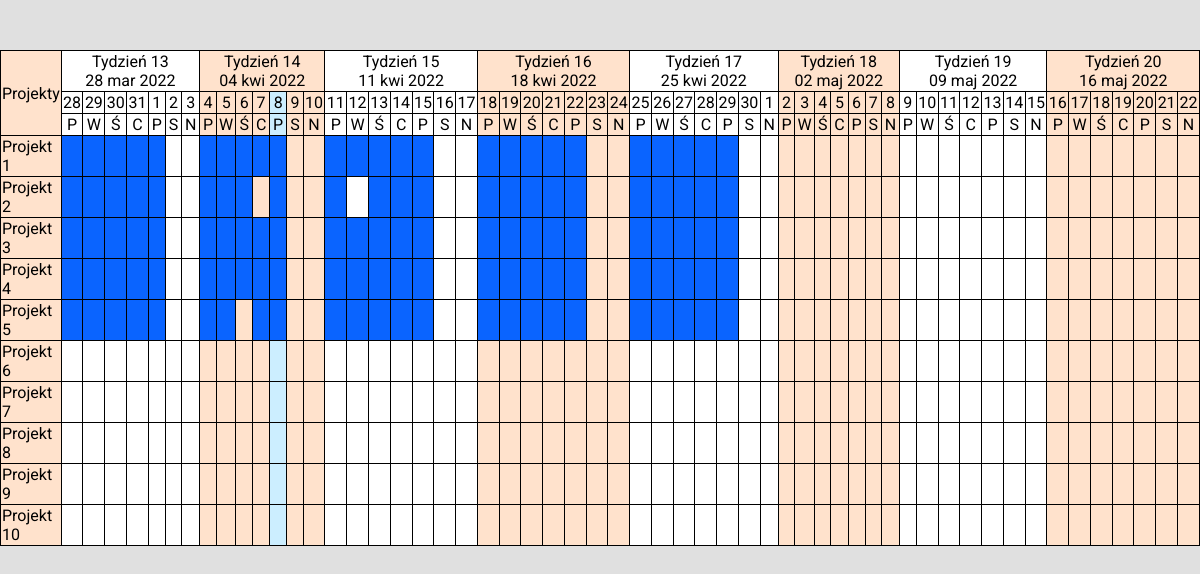
The page / on the database its author committed.
### tables this page shows
CREATE TABLE `projects` (
  `id` int(11) NOT NULL,
  `full_name` varchar(100) NOT NULL
);

### index.php (the view, shortened to what this page needs)
<?php
include('./functions.php');
?>
<!DOCTYPE html>
<html>
<head>
    <link rel="stylesheet" type="text/css" href="./assets/css/style.css">
</head>
<body>
    <?php
    function replace_month($month)
    {
        $short_month_name = substr($month,3,3);
        switch ($short_month_name)
        {
            case 'Mar':
                $short_month_name = 'mar';
                break;
            case 'Apr':
                $short_month_name = 'kwi';
                break;
            case 'May':
                $short_month_name = 'maj';
                break;
        }
        $month = substr_replace($month, $short_month_name, 3, 3);
        return $month;
    }
    $colors = ['255,255,255','255,226,204','204,238,255','10,100,255'];
    $colors_classes = ['schedule-bg-white','schedule-bg-orange','schedule-bg-lightblue','schedule-bg-blue'];
    $days_initials = ['P','W','Ś','C','P','S','N'];
    ?>
    <div class="report-main grafik-main">
        <table class="grafik-table">
        <?php
            $diff = (date("N")-1)+7;
            $first_day_of_this_week = date('Y-m-d',strtotime("-$diff days"));
            $days_array = [];
            for ($i=0; $i<8; ++$i)
            {
                $counter = $i * 7;
                for ($j=0; $j<7; ++$j)
                {
                    array_push($days_array,date("y_m_d",strtotime("+".($counter+$j)." days", strtotime($first_day_of_this_week))));
                }
            }
            echo "<tr>";
            echo "<td rowspan='3' class='text-center' style='background-color:rgb(".$colors[1].")'>Projekty</td>";
            $week_of_the_year = new DateTime($first_day_of_this_week);
            $week_of_the_year = $week_of_the_year->format('W');
            for ($i=0; $i<8; ++$i)
            {
                $date_to_print = date("d M Y",strtotime("+".($i*7)." days",strtotime($first_day_of_this_week)));
                $date_to_print = replace_month($date_to_print);
                echo "<td class='text-center' colspan='7' style='background-color:rgb(".$colors[$i%2].")'>Tydzień ".(intval($week_of_the_year)+$i)."<br>".$date_to_print."</td>";
            }
            echo "</tr>";
            $handler = 0;
            $counter = 0;
            $counter_today = 0;
            echo "<tr>";
            foreach ($days_array as $day)
            {
                if ($counter == 7)
                {
                    $counter = 0;
                    $handler++;
                }
                if ($day == date("y_m_d"))
                {
                    echo "<td class='grafik-table-day text-center ".$colors_classes[2]."'>".(intval(substr($day,strlen($day)-2,2)))."</td>";
                    $counter_today = $handler * 7 + $counter;
                }
                else
                {
                    echo "<td class='grafik-table-day text-center ".$colors_classes[$handler%2]."'>".(intval(substr($day,strlen($day)-2,2)))."</td>";
                }
                $counter++;
            }
            echo "</tr>";
            echo "<tr>";
            for ($i=0; $i<8; ++$i)
            {
                for ($j=0; $j<7; ++$j)
                {
                    if ($counter_today == ($i*7+$j))
                    {
                        echo "<td class='grafik-table-day text-center' style='background-color:rgb(".$colors[2].")'>".$days_initials[$j]."</td>";
                    }
                    else
                    {
                        echo "<td class='grafik-table-day text-center' style='background-color:rgb(".$colors[$i%2].")'>".$days_initials[$j]."</td>";
                    }
                }
            }
            echo "</tr>";
            $sql = "SELECT id, full_name FROM projects";
            $res = $schedule->query($sql);
            $found_days_array = [];
            $handler = 0;
            $counter = 0;
            $bg_color = '';
            while ($row = $res->fetch_assoc())
            {
                echo "<tr><td style='background-color:rgb(".$colors[1].")'>".$row['full_name']."</td>";
                $sql = "SELECT * FROM `".$row['id']."` WHERE day >= '".$days_array[0]."' AND day <= '".$days_array[55]."'";
                $result = $schedule->query($sql);
                while ($found_day = $result->fetch_assoc())
                {
                    array_push($found_days_array,$found_day['day']);
                }
                foreach ($days_array as $day)
                {
                    if ($counter == 7)
                    {
                        $counter = 0;
                        $handler++;
                    }
                    ($day == date("y_m_d")) ? $bg_color = $colors_classes[2] : $bg_color = $colors_classes[$handler%2];
                    if (in_array($day,$found_days_array))
                    {
                        echo "<td draggable='true' class='listener cursor-pointer ".$bg_color." ".$colors_classes[3]."' id=".$day.'-'.$row['id']."></td>";
                    }
                    else
                    {
                        echo "<td draggable='true' class='listener cursor-pointer ".$bg_color."' id=".$day.'-'.$row['id']."></td>";
                    }
                    $counter++;
                }
                echo "</tr>";
                $found_days_array = [];
                $handler = 0;
                $counter = 0;
            }
        ?>
        </table>
	</div>
</body>
</html>

### assets/css/style.css (style rules this page uses)
* { font-family: 'Roboto', sans-serif; }
body { margin: 0; padding: 0; background-color: #E0E0E0; }
.text-center { text-align: center; }
.cursor-pointer { cursor: pointer; }
.report-main { width: 100%; height: auto; margin: 50px 0; display: flex; flex-wrap: wrap; justify-content: center; align-items: center; }
.grafik-table, .grafik-table th, .grafik-table td { border: 1px solid black; border-collapse: collapse; }
.grafik-table-day { width: 20px; }
.grafik-main { flex-direction: column; }
.schedule-bg-white { background-color: rgb(255,255,255); }
.schedule-bg-orange { background-color: rgb(255,226,204); }
.schedule-bg-lightblue { background-color: rgb(204,238,255); }
.schedule-bg-blue { background-color: rgb(10,100,255); }

### rows shown on the page
projects: full_name "Projekt 1"
projects: full_name "Projekt 2"
projects: full_name "Projekt 3"
projects: full_name "Projekt 4"
projects: full_name "Projekt 5"
projects: full_name "Projekt 6"
projects: full_name "Projekt 7"
projects: full_name "Projekt 8"
projects: full_name "Projekt 9"
projects: full_name "Projekt 10"

### other values the page prints
intval($week_of_the_year)+$i "13"
$date_to_print "28 mar 2022"
intval($week_of_the_year)+$i "14"
$date_to_print "04 kwi 2022"
intval($week_of_the_year)+$i "15"
$date_to_print "11 kwi 2022"
intval($week_of_the_year)+$i "16"
$date_to_print "18 kwi 2022"
intval($week_of_the_year)+$i "17"
$date_to_print "25 kwi 2022"
intval($week_of_the_year)+$i "18"
$date_to_print "02 maj 2022"
intval($week_of_the_year)+$i "19"
$date_to_print "09 maj 2022"
intval($week_of_the_year)+$i "20"
